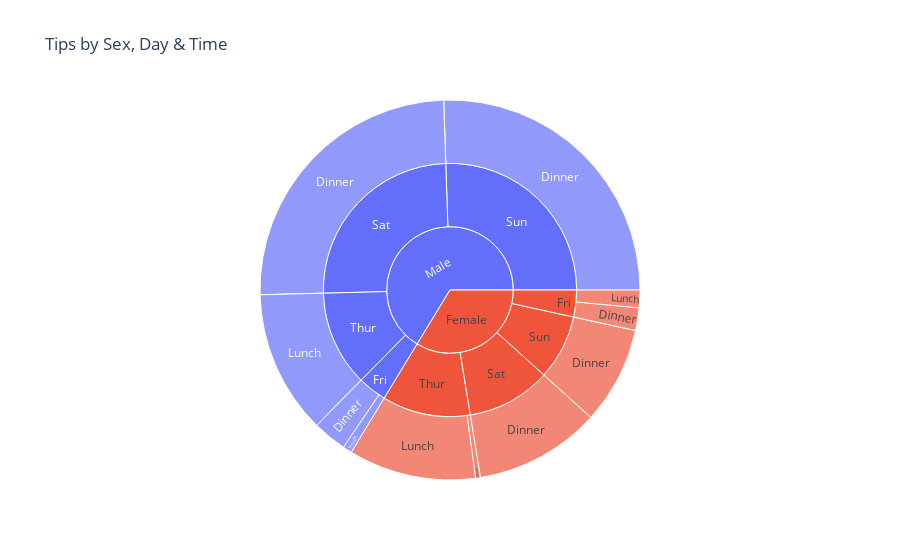

The notebook cell this image was saved under:
### Markdown cell above
**Exercise 3: Sunburst Chart using Tips Dataset**

### Code cell
#To ignore FutureWarning
import warnings
warnings.filterwarnings("ignore") 

#Load Tips dataset
tips = sns.load_dataset('tips')

#Create sunburst chart
fig = px.sunburst(
    tips,
    path=['sex', 'day', 'time'],
    values='tip',
    title='Tips by Sex, Day & Time'
)
fig.show()

### Figure 1 — Plotly figure (JSON) as saved in the notebook; plotly's stock layout.template omitted (floating-point values rounded to 4 significant figures)
{"data": [{"branchvalues": "total", "domain": {"x": [0, 1], "y": [0, 1]}, "hovertemplate": "labels=%{label}<br>tip=%{value}<br>parent=%{parent}<br>id=%{id}<extra></extra>", "ids": ["Male/Thur/Lunch", "Female/Thur/Lunch", "Male/Fri/Lunch", "Female/Fri/Lunch", "Male/Sat/Lunch", "Female/Sat/Lunch", "Male/Sun/Lunch", "Female/Sun/Lunch", "Male/Thur/Dinner", "Female/Thur/Dinner", "Male/Fri/Dinner", "Female/Fri/Dinner", "Male/Sat/Dinner", "Female/Sat/Dinner", "Male/Sun/Dinner", "Female/Sun/Dinner", "Male/Thur", "Female/Thur", "Male/Fri", "Female/Fri", "Male/Sat", "Female/Sat", "Male/Sun", "Female/Sun", "Male", "Female"], "labels": ["Lunch", "Lunch", "Lunch", "Lunch", "Lunch", "Lunch", "Lunch", "Lunch", "Dinner", "Dinner", "Dinner", "Dinner", "Dinner", "Dinner", "Dinner", "Dinner", "Thur", "Thur", "Fri", "Fri", "Sat", "Sat", "Sun", "Sun", "Male", "Female"], "name": "", "parents": ["Male/Thur", "Female/Thur", "Male/Fri", "Female/Fri", "Male/Sat", "Female/Sat", "Male/Sun", "Female/Sun", "Male/Thur", "Female/Thur", "Male/Fri", "Female/Fri", "Male/Sat", "Female/Sat", "Male/Sun", "Female/Sun", "Male", "Female", "Male", "Female", "Male", "Female", "Male", "Female", "", ""], "type": "sunburst", "values": [89.41, 79.42, 5.7, 10.98, 0, 0, 0, 0, 0, 3, 21.23, 14.05, 181.9, 78.45, 186.8, 60.61, 89.41, 82.42, 26.93, 25.03, 181.9, 78.45, 186.8, 60.61, 485.1, 246.5]}], "layout": {"legend": {"tracegroupgap": 0}, "title": {"text": "Tips by Sex, Day & Time"}}}
